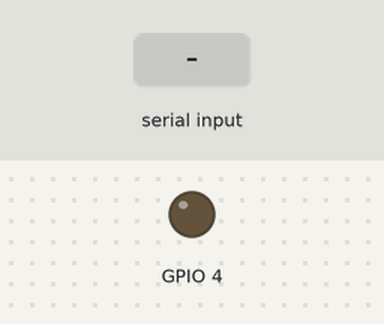
The sketch below on a simulated ESP32. On the bench: output pins drawn as LEDs (lit = HIGH). The test bench sets the inputs (shaded band). The camera gives no picture; what the sketch prints to the serial monitor is not drawn.

Above: at 2.0 s.
2.1 s: "1" received over Serial
At 2.25 s:
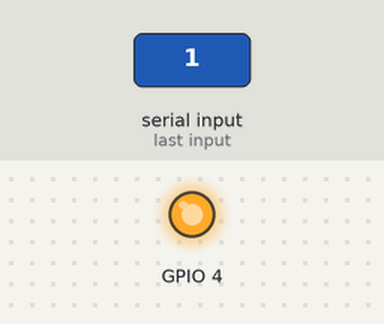
Timing chart, 0 to 5.1 s (numbered marks = the images above; inputs shaded):
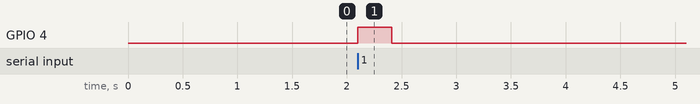

The sketch:

__DIP_ESP_CAM_Test.ino
```cpp
#include "esp_camera.h"
#include "Arduino.h"
#include "WiFi.h"

// Settings
#define ENABLE_FLASH    1
#define PRINT_IMG_INFO  0

// Pin definition for CAMERA_MODEL_AI_THINKER
#define PWDN_GPIO_NUM     32
#define RESET_GPIO_NUM    -1
#define XCLK_GPIO_NUM      0
#define SIOD_GPIO_NUM     26
#define SIOC_GPIO_NUM     27
#define Y9_GPIO_NUM       35
#define Y8_GPIO_NUM       34
#define Y7_GPIO_NUM       39
#define Y6_GPIO_NUM       36
#define Y5_GPIO_NUM       21
#define Y4_GPIO_NUM       19
#define Y3_GPIO_NUM       18
#define Y2_GPIO_NUM        5
#define VSYNC_GPIO_NUM    25
#define HREF_GPIO_NUM     23
#define PCLK_GPIO_NUM     22

camera_fb_t * fb = NULL;


void setup() {

  if (ENABLE_FLASH)
    pinMode(4, OUTPUT);

  Serial.begin(500000);
  delay(500);
  Serial.println("\nSerial communication established.");

  camera_config_t config;
  config.ledc_channel = LEDC_CHANNEL_0;
  config.ledc_timer = LEDC_TIMER_0;
  config.pin_d0 = Y2_GPIO_NUM;
  config.pin_d1 = Y3_GPIO_NUM;
  config.pin_d2 = Y4_GPIO_NUM;
  config.pin_d3 = Y5_GPIO_NUM;
  config.pin_d4 = Y6_GPIO_NUM;
  config.pin_d5 = Y7_GPIO_NUM;
  config.pin_d6 = Y8_GPIO_NUM;
  config.pin_d7 = Y9_GPIO_NUM;
  config.pin_xclk = XCLK_GPIO_NUM;
  config.pin_pclk = PCLK_GPIO_NUM;
  config.pin_vsync = VSYNC_GPIO_NUM;
  config.pin_href = HREF_GPIO_NUM;
  config.pin_sscb_sda = SIOD_GPIO_NUM;
  config.pin_sscb_scl = SIOC_GPIO_NUM;
  config.pin_pwdn = PWDN_GPIO_NUM;
  config.pin_reset = RESET_GPIO_NUM;
  config.xclk_freq_hz = 20000000;
  config.pixel_format = PIXFORMAT_GRAYSCALE;   // Set to RAW GRAYSCALE to avoid compression.

  if (psramFound()) {
    config.frame_size = FRAMESIZE_QVGA;   // 320x240
    config.jpeg_quality = 10;
    config.fb_count = 2;
  } else {
    config.frame_size = FRAMESIZE_SVGA;
    config.jpeg_quality = 12;
    config.fb_count = 1;
  }

  // Init Camera
  esp_err_t err = esp_camera_init(&config);
  if (err != ESP_OK) {
    Serial.printf("Camera init failed with error 0x%x", err);
    return;
  }

  Serial.println("=========================================\n");
}


void loop() {
  while (Serial.available()) {
    // Take a picture.
    digitalWrite(4, HIGH);
    delay(250);
    fb = esp_camera_fb_get();
    if (!fb) {
      Serial.println("Camera capture failed");
      while (Serial.available())
        Serial.read();
      digitalWrite(4, LOW);
      break;
    }

    digitalWrite(4, LOW);

    // Print out some information and image metadata.
    if (PRINT_IMG_INFO) {
      Serial.println("Camera capture successful!");
      Serial.print("fb->len:");
      Serial.println(fb->len);
      Serial.print("fb->width:");
      Serial.println(fb->width);
      Serial.print("fb->height:");
      Serial.println(fb->height);

      Serial.println("fb->buf:");
    }

    // Print image array.
    for (unsigned int i = 0; i < 240; i++) {
      for (unsigned int j = 0; j < 320; j++) {
        Serial.print( *(fb->buf + (320 * i + j)) );
        if (j != 319)
          Serial.print(", ");
      }
      Serial.println("");
    }

    Serial.println(" ");

    esp_camera_fb_return(fb);    // Return buffer to be reused.

    // Flush input buffer.
    while (Serial.available())
      Serial.read();
  }
}
```

Measured:
- after the input at 2.1 s, GPIO 4: LOW → HIGH at once, → LOW 0.31 s later
